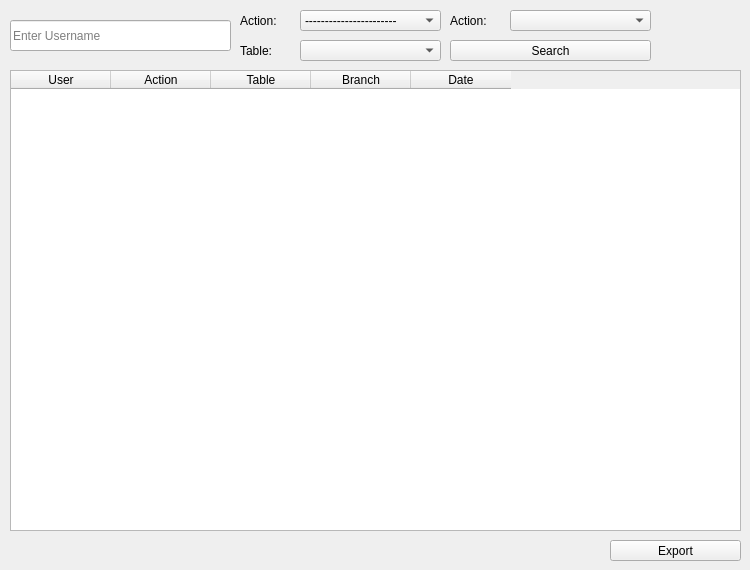
    <widget class="QWidget" name="tab_5">
     <attribute name="title">
      <string>History</string>
     </attribute>
     <widget class="QTableWidget" name="tableWidget_4">
      <property name="geometry">
       <rect>
        <x>10</x>
        <y>70</y>
        <width>731</width>
        <height>461</height>
       </rect>
      </property>
      <column>
       <property name="text">
        <string>User</string>
       </property>
      </column>
      <column>
       <property name="text">
        <string>Action</string>
       </property>
      </column>
      <column>
       <property name="text">
        <string>Table</string>
       </property>
      </column>
      <column>
       <property name="text">
        <string>Branch</string>
       </property>
      </column>
      <column>
       <property name="text">
        <string>Date</string>
       </property>
      </column>
     </widget>
     <widget class="QPushButton" name="pushButton_25">
      <property name="geometry">
       <rect>
        <x>450</x>
        <y>40</y>
        <width>201</width>
        <height>21</height>
       </rect>
      </property>
      <property name="text">
       <string>Search</string>
      </property>
     </widget>
     <widget class="QLineEdit" name="lineEdit_34">
      <property name="geometry">
       <rect>
        <x>10</x>
        <y>20</y>
        <width>221</width>
        <height>31</height>
       </rect>
      </property>
      <property name="placeholderText">
       <string>Enter Username</string>
      </property>
     </widget>
     <widget class="QLabel" name="label_25">
      <property name="geometry">
       <rect>
        <x>240</x>
        <y>0</y>
        <width>67</width>
        <height>41</height>
       </rect>
      </property>
      <property name="text">
       <string>Action:</string>
      </property>
     </widget>
     <widget class="QComboBox" name="comboBox_13">
      <property name="geometry">
       <rect>
        <x>300</x>
        <y>10</y>
        <width>141</width>
        <height>21</height>
       </rect>
      </property>
      <item>
       <property name="text">
        <string>-----------------------</string>
       </property>
      </item>
      <item>
       <property name="text">
        <string>Login</string>
       </property>
      </item>
      <item>
       <property name="text">
        <string>Logout</string>
       </property>
      </item>
      <item>
       <property name="text">
        <string>Add Book</string>
       </property>
      </item>
      <item>
       <property name="text">
        <string>Edit Book</string>
       </property>
      </item>
      <item>
       <property name="text">
        <string>Delete Book</string>
       </property>
      </item>
      <item>
       <property name="text">
        <string>Add Client</string>
       </property>
      </item>
      <item>
       <property name="text">
        <string>Edit Client</string>
       </property>
      </item>
      <item>
       <property name="text">
        <string>Delete Client</string>
       </property>
      </item>
      <item>
       <property name="text">
        <string>Add Retrieve</string>
       </property>
      </item>
      <item>
       <property name="text">
        <string>Add Rent</string>
       </property>
      </item>
     </widget>
     <widget class="QLabel" name="label_26">
      <property name="geometry">
       <rect>
        <x>240</x>
        <y>30</y>
        <width>67</width>
        <height>41</height>
       </rect>
      </property>
      <property name="text">
       <string>Table:</string>
      </property>
     </widget>
     <widget class="QComboBox" name="comboBox_14">
      <property name="geometry">
       <rect>
        <x>300</x>
        <y>40</y>
        <width>141</width>
        <height>21</height>
       </rect>
      </property>
     </widget>
     <widget class="QLabel" name="label_27">
      <property name="geometry">
       <rect>
        <x>450</x>
        <y>0</y>
        <width>67</width>
        <height>41</height>
       </rect>
      </property>
      <property name="text">
       <string>Action:</string>
      </property>
     </widget>
     <widget class="QComboBox" name="comboBox_15">
      <property name="geometry">
       <rect>
        <x>510</x>
        <y>10</y>
        <width>141</width>
        <height>21</height>
       </rect>
      </property>
     </widget>
     <widget class="QPushButton" name="pushButton_38">
      <property name="geometry">
       <rect>
        <x>610</x>
        <y>540</y>
        <width>131</width>
        <height>21</height>
       </rect>
      </property>
      <property name="text">
       <string>Export</string>
      </property>
     </widget>
    </widget>
